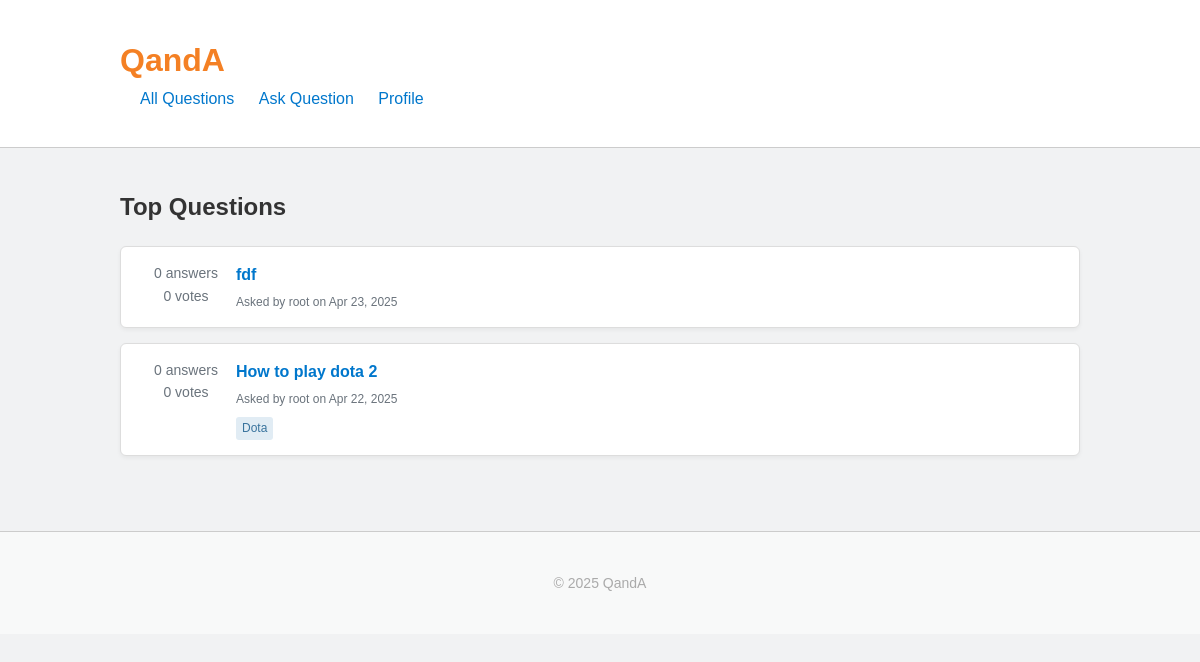
The page / on the database its author committed.
### forum/models.py (models this page shows, shortened)
class Question(models.Model):
    title = models.CharField(max_length=255)
    content = models.TextField()
    author = models.ForeignKey(User, on_delete=models.CASCADE)
    created_at = models.DateTimeField(auto_now_add=True)
    tags = models.ManyToManyField(Tag, blank=True)
    favorites = models.ManyToManyField(User, related_name='favorite_questions', blank=True)

class Tag(models.Model):
    name = models.CharField(max_length=50)

### forum/views.py (the view)
# urls.py: path('', views.index, name='index'),
def index(request):
    questions = Question.objects.all().annotate(  # Добавляем сумму голосов
        vote_sum=Sum('votes__value')
    ).order_by('-created_at')
    return render(request, 'forum/forums.html', {'questions': questions})

### forum/templates/forum/forums.html (shortened to what this page needs)
{% load static %}
<!DOCTYPE html>
<html lang="en">
<head>
    <link rel="stylesheet" href="{% static 'css/style.css' %}">
</head>
<body>
    <header>
        <div class="container">
            <h1><a href="/">QandA</a></h1>
            <nav>
                <a href="/">All Questions</a>
                <a href="{% url 'ask_question' %}">Ask Question</a>
                <a href="{% url 'profile' %}">Profile</a>
            </nav>
        </div>
    </header>
    <main class="container">
        <h2>Top Questions</h2>
        <div class="questions-list">
            {% for question in questions %}
            <div class="question-item">
                <div class="stats">
                    <div>0 answers</div>
                    <div>0 votes</div>
                </div>
                <div class="summary">
                    <a href="{% url 'question_detail' question.id %}" class="question-title">{{ question.title }}</a>
                    <div class="meta">Asked by {{ question.author.username }} on {{ question.created_at|date:"M d, Y" }}</div>
                    {% if question.tags.all %}
                    <div class="tags">
                        {% for tag in question.tags.all %}
                            <span class="tag">{{ tag.name }}</span>
                        {% endfor %}
                    </div>
                    {% endif %}
                </div>
            </div>
            {% empty %}
            <p>No questions yet.</p>
            {% endfor %}
        </div>
    </main>
    <footer>
        <div class="container">
            <p>&copy; 2025 QandA</p>
        </div>
    </footer>
</body>
</html>

### forum/static/css/style.css (style rules this page uses)
:root { color-scheme: light; }
body, h1, h2, h3, p, ul, li, a, input, textarea, button { margin: 0; padding: 0; box-sizing: border-box; font-family: Arial, sans-serif; }
body { background-color: #f8f9f9; color: #2d2d2d; line-height: 1.6; }
.container { width: 90%; max-width: 960px; margin: auto; padding: 20px 0; }
header { background-color: #ffffff; border-bottom: 1px solid #ccc; padding: 15px 0; }
header h1 a { text-decoration: none; color: #f48024; }
nav a { margin-left: 20px; text-decoration: none; color: #0077cc; }
main h2, main h3 { margin: 20px 0 10px; color: #333; }
.question-item, .answer-item { display: flex; border-top: 1px solid #ddd; padding: 15px 0; }
.stats, .answer-votes, .question-votes { width: 80px; text-align: center; font-size: 14px; color: #888; }
.summary, .answer-content { flex: 1; }
.question-title { font-size: 18px; font-weight: bold; color: #0077cc; text-decoration: none; }
.meta, .answer-meta, .question-meta { font-size: 13px; color: #666; margin-top: 5px; }
footer { margin-top: 40px; text-align: center; font-size: 14px; color: #aaa; border-top: 1px solid #ccc; padding: 20px 0; background: #f8f9f9; }
.tags { margin-top: 5px; }
.tag { display: inline-block; background-color: #e1ecf4; color: #39739d; padding: 2px 6px; margin-right: 5px; border-radius: 3px; font-size: 12px; }
.tags { margin-top: 10px; }
.tag { display: inline-block; background-color: #e1ecf4; color: #39739d; padding: 3px 8px; margin-right: 5px; border-radius: 3px; font-size: 12px; }

### forum/templates/forum/forums.html (style rules this page uses)
.questions-list { margin-top: 20px; }
.question-item { display: flex; padding: 15px; border: 1px solid #ddd; border-radius: 6px; background: #fff; margin-bottom: 15px; box-shadow: 0 2px 4px rgba(0,0,0,0.05); }
.stats { width: 100px; text-align: center; color: #6a737c; font-size: 14px; }
.summary { flex: 1; }
.question-title { font-size: 16px; font-weight: bold; color: #0077cc; text-decoration: none; }
.meta { font-size: 12px; color: #6a737c; margin-top: 5px; }
.tags { margin-top: 5px; }
.tag { display: inline-block; background-color: #e1ecf4; color: #39739d; padding: 2px 6px; margin-right: 5px; border-radius: 3px; font-size: 12px; }
body { background-color: #f1f2f3; }

### rows shown on the page
Question: title "fdf", author.username "root", created_at "Apr 23, 2025"
Question: title "How to play dota 2", author.username "root", created_at "Apr 22, 2025"
Tag: name "Dota"
